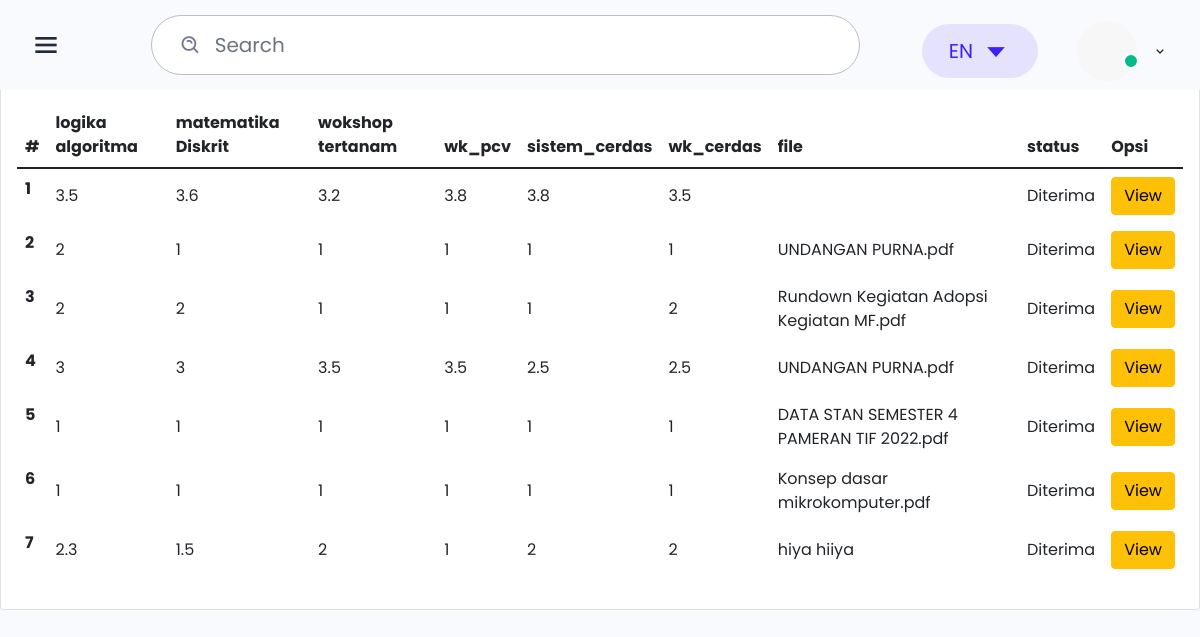
The app's page /protend/data_mahasiswa.php (signed in) with its own data.
### tables this page shows
CREATE TABLE `mata_kuliah` (
  `id_matkul` int(11) NOT NULL,
  `logika_algoritma` float NOT NULL,
  `matematika_Diskrit` float NOT NULL,
  `wk_sistemtertanam` float NOT NULL,
  `wk_pcv` float NOT NULL,
  `sistem_cerdas` float NOT NULL,
  `wk_sistem_cerdas` float NOT NULL,
  `name` text NOT NULL,
  `file` varchar(50) NOT NULL,
  `id_status` int(3) NOT NULL DEFAULT '0',
  `id_nilai_skripsi` int(3) NOT NULL DEFAULT '0'
);

### protend/data_mahasiswa.php (the view, shortened to what this page needs)
<!DOCTYPE html>
<html lang="en">
<head>
    <link href='https://unpkg.com/boxicons@2.0.7/css/boxicons.min.css' rel='stylesheet'>
    <link rel="stylesheet" href="css/icons.min.css">
    <link rel="stylesheet" href="./css/bootstrap.min.css">
    <link rel="stylesheet" href="./css/grid.css">
    <link rel="stylesheet" href="./css/style.css">
    <link rel="stylesheet" href="./css/responsive.css">
</head>
<body class="sidebar-expand">
    <div class="main-header">
        <div class="d-flex">
            <div class="mobile-toggle" id="mobile-toggle">
                <i class='bx bx-menu'></i>
            </div>
        </div>
        <div class="d-flex align-items-center">
            <form class="app-search d-none d-lg-block">
                <div class="position-relative">
                    <input type="text" class="form-control" placeholder="Search">
                    <span class="bx bx-search-alt"></span>
                </div>
            </form>
            <div class="dropdown d-inline-block">
                <button type="button" class="btn header-item" data-bs-toggle="dropdown" aria-haspopup="true" aria-expanded="false">
                        <span class="btn dropdown-toggle" id="header-lang-img">
                            EN
                            <i class='bx bx-caret-down'></i>
                        </span>
                    </button>
            </div>
            <div class="dropdown d-inline-block mt-12">
                <button type="button" class="btn header-item waves-effect" id="page-header-user-dropdown" data-bs-toggle="dropdown" aria-haspopup="true" aria-expanded="false">
                        <img class="rounded-circle header-profile-user" src="./images/profile/profile.png"
                            alt="Header Avatar">
                        <span class="pulse-css"></span>
                        <i class='bx bx-chevron-down'></i>
                    </button>
            </div>
        </div>
    </div>
    <div class="main">
<h1>Tegar karunia ilham</h1>
    <div class="card">
            <div class="card-title mb-0 fs-22">
            </div>
            <div class="card-body">
                <table class="table">
                    <thead>
                        <tr>
                            <th scope="col">#</th>
                            <th scope="col">logika algoritma</th>
                            <th scope="col">matematika Diskrit</th>
                            <th scope="col">wokshop tertanam</th>
                            <th scope="col">wk_pcv</th>
                            <th scope="col">sistem_cerdas</th>
                            <th scope="col">wk_cerdas</th>
                            <th scope="col">file</th>
                            <th scope="col">status</th>
                            <th scope="col">Opsi</th>
                        </tr>
                    </thead>
                    <tbody>
                        <?php
                        include 'koneksi.php';
                        $sql2   = "select * from mata_kuliah order by id_matkul desc";
                        $q2     = mysqli_query($koneksi, $sql2);
                        $urut   = 1;
                        while ($r2 = mysqli_fetch_array($q2)) {
                            $logika_algoritma        = $r2['logika_algoritma'];
                            $matematika_Diskrit       = $r2['matematika_Diskrit'];
                            $wk_sistemtertanam     = $r2['wk_sistemtertanam'];
                            $wk_pcv   = $r2['wk_pcv'];
                            $sistem_cerdas     = $r2['sistem_cerdas'];
                            $wk_sistem_cerdas  = $r2['wk_sistem_cerdas'];
                            $file     = $r2['file'];
                        ?>
                            <tr>
                                <th scope="row"><?php echo $urut++ ?></th>
                                <td scope="row"><?php echo $logika_algoritma ?></td>
                                <td scope="row"><?php echo $matematika_Diskrit ?></td>
                                <td scope="row"><?php echo $wk_sistemtertanam ?></td>
                                <td scope="row"><?php echo $wk_pcv ?></td>
                                <td scope="row"><?php echo $sistem_cerdas ?></td>
                                <td scope="row"><?php echo $wk_sistem_cerdas ?></td>
                                <td scope="row"><?php echo $file ?></td>
                                <td scope="row">Diterima</td>
                                <td><a href="document_view.php?id_file=,?php echo$sb['id_file']?>" class="btn btn-warning" title="View File"style="box-shadow: 8px ">View</a></td>
                            </tr>
                        <?php
                        }
                        ?>
                    </tbody>
                </table>
            </div>
        </div>
    </div>
</body>
</html>

### protend/css/responsive.css (style rules this page uses)
@media only screen and (max-width: 1200px) { .main-header { height: 90px; padding-left: 30px; } }

### records on screen
mata_kuliah: logika_algoritma "3.5", matematika_Diskrit "3.6", wk_sistemtertanam "3.2", wk_pcv "3.8", sistem_cerdas "3.8", wk_sistem_cerdas "3.5"
mata_kuliah: logika_algoritma "2", matematika_Diskrit "1", wk_sistemtertanam "1", wk_pcv "1", sistem_cerdas "1", wk_sistem_cerdas "1", file "UNDANGAN PURNA.pdf"
mata_kuliah: logika_algoritma "2", matematika_Diskrit "2", wk_sistemtertanam "1", wk_pcv "1", sistem_cerdas "1", wk_sistem_cerdas "2", file "Rundown Kegiatan Adopsi Kegiatan MF.pdf"
mata_kuliah: logika_algoritma "3", matematika_Diskrit "3", wk_sistemtertanam "3.5", wk_pcv "3.5", sistem_cerdas "2.5", wk_sistem_cerdas "2.5", file "UNDANGAN PURNA.pdf"
mata_kuliah: logika_algoritma "1", matematika_Diskrit "1", wk_sistemtertanam "1", wk_pcv "1", sistem_cerdas "1", wk_sistem_cerdas "1", file "DATA STAN SEMESTER 4 PAMERAN TIF 2022.pdf"
mata_kuliah: logika_algoritma "1", matematika_Diskrit "1", wk_sistemtertanam "1", wk_pcv "1", sistem_cerdas "1", wk_sistem_cerdas "1", file "Konsep dasar mikrokomputer.pdf"
mata_kuliah: logika_algoritma "2.3", matematika_Diskrit "1.5", wk_sistemtertanam "2", wk_pcv "1", sistem_cerdas "2", wk_sistem_cerdas "2", file "hiya hiiya"
